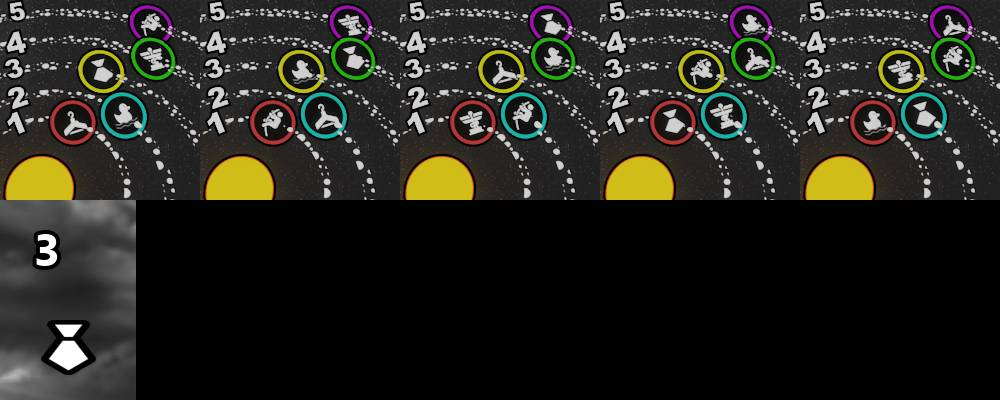
#> input picture data/raw/183099.jpg, 1000 x 400 px, found by its file name; its folder holds only this picture in this run
$ jupyter execute --allow-errors 'inference (5).ipynb'
#> lines starting #> are read from the running program, lines starting #| are printed output that depends on the picture
## Parse input

[cell 1]
from typing import Optional, Any, List

[cell 2]
from PIL import Image
import os
from tqdm import tqdm

def split_and_save_image(filename: str, input_image_path: str, output_folder_path: str, save_to_tmp: Optional[bool] = False) -> str:
    """
    Разделяет изображение на части и сохраняет их в указанную директорию.

    Аргументы:
    - filename: Имя файла изображения.
    - input_image_path: Путь к директории с исходным изображением.
    - output_folder_path: Путь к директории, куда будут сохранены части изображения.
    - save_to_tmp: Флаг, указывающий на сохранение во временную папку. По умолчанию False.

    Возвращает:
    - Имя папки, в которую были сохранены части изображения.
    """
#> called with filename = '183099.jpg', input_image_path = 'data/raw', output_folder_path = 'data/interim/orbits', save_to_tmp = False
    # Open the input image
    with Image.open(os.path.join(input_image_path, filename)) as img:

        # Get the filename and the extension
#> img is the input picture: PIL image 1000x400 RGB; mean R, G, B 38.6, 37.9, 31.6
        extension = os.path.basename(filename).split('.')[-1]

        if save_to_tmp:
            foldername = "tmp"
        else:
            foldername = filename.split('.')[0]

        # Define the size of each individual image, assuming they are of equal height
        # and the last image occupies the whole width of the original image
        width, height = img.size
#> width = 1000; height = 400
        single_image_height = height // 2  # Divide by 2 because there are 2 rows
#> single_image_height = 200
        single_image_width = width // 5  # Divide by 5 for the images in the first row
#> single_image_width = 200

        # Create the output directory
        output_directory = os.path.join(output_folder_path, foldername)
        os.makedirs(output_directory, exist_ok=True)

        # Split the images and save them
        for i in range(5):  # For the first row
            left = i * single_image_width
            right = (i + 1) * single_image_width
            box = (left, 0, right, single_image_height)
            part_img = img.crop(box)
            part_img.save(os.path.join(output_directory, f'x_{i+1}.{extension}'))
#> this loop made 5 passes
#> pass 1, in split_and_save_image, `part_img = img.crop(box)`:
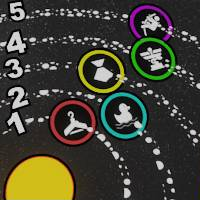
#> part_img: PIL image 200x200 RGB; mean R, G, B 66.5, 65.1, 52.4
#> pass 2, in split_and_save_image, `part_img = img.crop(box)`:
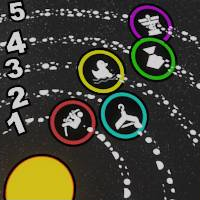
#> part_img: PIL image 200x200 RGB; mean R, G, B 66.5, 65.1, 52.5
#> pass 3, in split_and_save_image, `part_img = img.crop(box)`:
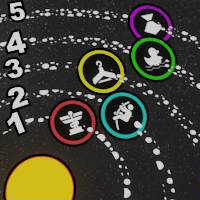
#> part_img: PIL image 200x200 RGB; mean R, G, B 66.5, 65.1, 52.3
#> after the loop:
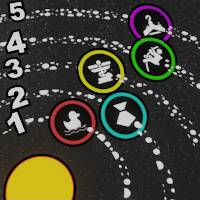
#> part_img: PIL image 200x200 RGB; mean R, G, B 66.6, 65.2, 52.4

        # Save the last image
        box = (0, single_image_height, width*(2/15), 2 * single_image_height)
#> box = (0, 200, 133.3, 400)
        part_img = img.crop(box)
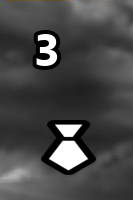
#> part_img: PIL image 133x200 RGB; mean R, G, B 72.4, 72.4, 72.3
        part_img.save(os.path.join(output_directory, f'y.{extension}'))

        return foldername

## Crop squares

[cell 3]
import numpy as np
import matplotlib.pyplot as plt
import cv2
from copy import deepcopy
from PIL import Image, ImageDraw


# [313 lines left out: functions open_image_and_visualize, make_scalar_product_mask, make_binar, pad_borders, smooth_circle_borders, detect_circles and 5 more, not called in this run]

[cell 4]
"""def combine_all_preprocessing_functions(image_path, output_dir, visualize=False):
    im = open_image_and_visualize(image_path, visualize=visualize)
    im = make_scalar_product_mask(im, visualize=visualize)
    im = make_binar(im, threshold=240)
    im = pad_borders(im, pad_width=10, visualize=visualize)
    im = smooth_circle_borders(im, visualize=visualize)
    centers = detect_circles(im, visualize=visualize)
    centers = substract_padding(centers, padding=10)
    centers = sort_centers(centers, image_path, visualize=visualize)
    squares = [define_corners(center, radius=20) for center in centers]
    crop_squares(image_path, squares, output_dir, visualize=visualize)
    return centers"""

[cell 5]
# [33 lines left out: functions combine_functions_to_get_centers, save_squares, not called in this run]

## Predict image

[cell 6]
print(8)

[cell 7]
#! pip install ftfy regex tqdm
#! pip install git+https://github.com/openai/CLIP.git

[cell 8]
# [25 lines left out: function display_comparison, not called in this run]

## Preprocess Y

[cell 9]
import easyocr

# Создание объекта reader
#> (the rest of this cell did not finish here and is left out)

[cell 10]
# [27 lines left out: function save_bottom_half, not called in this run]

## Get metrics

[cell 11]
import json


# [38 lines left out: function find_matching_square, not called in this run]

[cell 12]
# [60 lines left out: function find_point_and_rect, not called in this run]

## Make benchmarked dataset

[cell 13]
from PIL import Image

# [25 lines left out: function save_correct_answer, not called in this run]

[cell 14]
input_image_path = "data/raw"
output_folder_path = "data/interim/orbits"

files = os.listdir(input_image_path)
jpg_files = [file for file in files if file.endswith('.jpg')]
len(jpg_files)

for file in tqdm(jpg_files):
    foldername = split_and_save_image(file, input_image_path, output_folder_path, save_to_tmp=False)

[cell 15]
input_image_path = "data/raw"
benchmarked_path = "data/benchmarked"
parsed_path = "data/interim/orbits"


os.makedirs(benchmarked_path, exist_ok=True)

files = os.listdir(input_image_path)
json_files = [file for file in files if file.endswith('.json')]
len(json_files)

for file in tqdm(json_files):
    rectangle_coords = find_matching_square(os.path.join(input_image_path, file))
    #print(square)
    foldername = file.split(".")[0]
    os.makedirs(os.path.join(benchmarked_path, foldername), exist_ok=True)
    try:
        save_correct_answer(rectangle_coords,
                            image_path=os.path.join(input_image_path, f"{foldername}.jpg"),
                            cropped_image_path=os.path.join(benchmarked_path, foldername, "correct.jpg"))

        save_bottom_half(input_folder=os.path.join(parsed_path, foldername),
                        output_folder=os.path.join(benchmarked_path, foldername))
    except:
        print(foldername)


#for file in tqdm(jpg_files[:5]):

## Pipeline

[cell 16]
import os
from tqdm import tqdm

[cell 17]
# [37 lines left out: functions center_for_answer, is_point_in_rectangle, not called in this run]

[cell 18]
input_image_path = "data/raw"
output_folder_path = "data/interim/orbits"
output_for_objects_path = "data/interim/objects"

files = os.listdir(input_image_path)
jpg_files = [file for file in files if file.endswith('.jpg')]
#len(jpg_files)

for file in tqdm(jpg_files[4:7]):
    try:
        foldername = split_and_save_image(file, input_image_path, output_folder_path, save_to_tmp=True)
        name_without_format = file.split(".")[0]
        digit = recognize_digit(os.path.join(output_folder_path, foldername, "y.jpg"))
        #print(file, digit)
        save_bottom_half(input_folder=os.path.join(output_folder_path, foldername),
                        output_folder=os.path.join(output_for_objects_path, foldername))
        list_of_centers = []
        for i in range(1, 6):
            ##print("AAAAAA: ", i, file)
            image_path = os.path.join(output_folder_path, foldername, f"x_{i}.jpg")
            centers = combine_all_preprocessing_functions(image_path,
                                                        output_for_objects_path,
                                                        visualize=False)
            list_of_centers.append(centers)

        idx = compare_images(base_image_folder=os.path.join(output_for_objects_path, foldername),
                            compare_image_folder=os.path.join(output_for_objects_path, foldername),
                            digit=digit,
                            model=model,
                            preprocess=preprocess,
                            visualize=False,)
        centers = list_of_centers[idx-1]
        matching_point, number, correct_square, shift_x = find_point_and_rect(json_file_path=os.path.join(input_image_path, f"{name_without_format}.json"))
        answer =  center_for_answer(centers, idx, int(digit))
        #print(answer)
        print(file)
        print(answer, correct_square, is_point_in_rectangle(point=answer, rectangle=correct_square))
    #print(idx, answer, correct_square)
    #print("All centers:", centers)
        #draw_squares(image_path, squares, output_dir, visualize=False, save_to_tmp=True)
    except:
        print("SOME ERROR:", file)

## Test samples

[cell 19]
import torch
import numpy as np
import clip
import torch
from torch import nn
from PIL import Image

# Загрузка предварительно обученной модели CLIP
#> (the rest of this cell did not finish here and is left out)

#> (a cell that did not finish here is left out)

[cell 21]
"""
def get_image_features(image_path, model, preprocess):
    image = Image.open(image_path).convert("RGB")
    image_processed = preprocess(image).unsqueeze(0).to(device)
    with torch.no_grad():
        features = model.encode_image(image_processed).to(dtype=torch.float32)
    return features, image
"""
import os

# Сравнение изображений и вывод результатов
"""def compare_images(base_image_folder, compare_image_folder, digit, finetune_model, preprocess, visualize=False):
    base_image_path = os.path.join(base_image_folder, "im.jpg")
    base_features, base_image = get_image_features(base_image_path, model, preprocess)

    max_similarity = -1  # Инициализируем переменную для сохранения наибольшей схожести
    max_similarity_index = -1  # Инициализируем переменную для сохранения индекса наибольшей схожести

    for i in range(1, 6):
        compare_image_path = os.path.join(compare_image_folder, f"x_{i}", f"{digit}.jpg")
        try:
            #print("PATH: ", compare_image_path)
            compare_features, compare_image = get_image_features(compare_image_path, model, preprocess)
            similarity = (base_features @ compare_features.T).cpu().numpy()
            if similarity > max_similarity:
                max_similarity = similarity
                max_similarity_index = i
            if visualize:
                display_comparison(base_image, compare_image, similarity, i)
        except FileNotFoundError:
            print(f"Файл {compare_image_path} не найден.")

    return max_similarity_index  # Возвращает индекс с наибольшей схожестью"""


# [38 lines left out: function compare_images, not called in this run]

[cell 22]
# [42 lines left out: functions median, calculate_median_coordinates, not called in this run]

[cell 23]
def calculate_metrics(input_image_path: str = "data/raw",
                      output_folder_path: str = "data/interim/orbits",
                      output_for_objects_path: str = "data/interim/objects",
                      path_to_chosen_files: Optional[str] = None) -> None:
    """
    Вычисляет метрики для набора изображений.

    Аргументы:
    - input_image_path: Путь к входным изображениям.
    - output_folder_path: Путь к промежуточным результатам.
    - output_for_objects_path: Путь к обработанным объектам.
    - path_to_chosen_files: Путь к файлу со списком выбранных файлов для обработки.

    Возвращает:
    - None
    """

    is_correct = []
    files = os.listdir(input_image_path)

    if path_to_chosen_files:
        with open(path_to_chosen_files, 'r') as file:
            valid_names = file.read().split("\n")
            jpg_files = [file for file in files if file.split('.')[0] in valid_names and file.endswith('.jpg')]
            print(valid_names)
    else:
        jpg_files = [file for file in files if file.endswith('.jpg')]


    for file in tqdm(jpg_files[:10]):
    #for file in tqdm(errors[:3]):
        #try:
        foldername = split_and_save_image(file, input_image_path, output_folder_path, save_to_tmp=True)
        name_without_format = file.split(".")[0]
        digit = recognize_digit(os.path.join(output_folder_path, foldername, "y.jpg"))
        save_bottom_half(input_folder=os.path.join(output_folder_path, foldername),
                        output_folder=os.path.join(output_for_objects_path, foldername))
        list_of_centers = []
        for i in range(1, 6):
            image_path = os.path.join(output_folder_path, foldername, f"x_{i}.jpg")
            centers = combine_functions_to_get_centers(image_path, visualize=False)
            list_of_centers.append(centers)

        centers = calculate_median_coordinates(list_of_centers)
        for i in range(1, 6):
            image_path = os.path.join(output_folder_path, foldername, f"x_{i}.jpg")
            save_squares(image_path, output_for_objects_path, centers, visualize=True)

        """for i in range(1, 6):
            image_path = os.path.join(output_folder_path, foldername, f"x_{i}.jpg")
            centers = combine_all_preprocessing_functions(image_path,
                                                        output_for_objects_path,
                                                        visualize=False)
            list_of_centers.append(centers)"""


        idx = compare_images(base_image_folder=os.path.join(output_for_objects_path, foldername),
                            compare_image_folder=os.path.join(output_for_objects_path, foldername),
                            digit=digit,
                            finetune_model=finetune_model,
                            preprocess=preprocess,
                            visualize=True)
        #centers = calculate_median_coordinates(list_of_centers)


        print("LIST OF CENTRERS:", list_of_centers)
        print("CENTERS: ", centers)
        print("IDX:", idx, "DIGIT:", digit)
        matching_point, number, correct_square, shift_x = find_point_and_rect(json_file_path=os.path.join(input_image_path, f"{name_without_format}.json"))
        answer =  center_for_answer(centers, idx, int(digit))
        print("ANSWER:", answer, "correct_square:", correct_square, "shift_x:", shift_x)
        is_ok = int(is_point_in_rectangle(point=answer, rectangle=correct_square))

        if not is_ok:
            print(file)
        is_correct.append(is_ok)
        # [5 lines of commented-out code are left out]

    print(f"Number of evaluated samples: {len(is_correct)}")
    print(f"Accuracy: {sum(is_correct)/len(is_correct)}")
    print(is_correct)

#> (a cell that did not finish here is left out)

#> (a cell that did not finish here is left out)


[cell 26]
errors = ["183135.jpg", "183225.jpg", "183255.jpg", "183257.jpg", "183415.jpg", "183474.jpg", "183487.jpg"]

[cell 27]
jpg_files[:5]

[cell 28]
# Define the paths
input_image_path = 'orbits/train'
output_folder_path = 'orbits/parsed_input'

#
filenames = ["183199.jpg", "183201.jpg", "183203.jpg", "183205.jpg",
"183208.jpg", "183218.jpg", "183220.jpg"]
filenames = ["183125.jpg", "183108.jpg", "183239.jpg"]

# Call the function
#> (the rest of this cell did not finish here and is left out)
